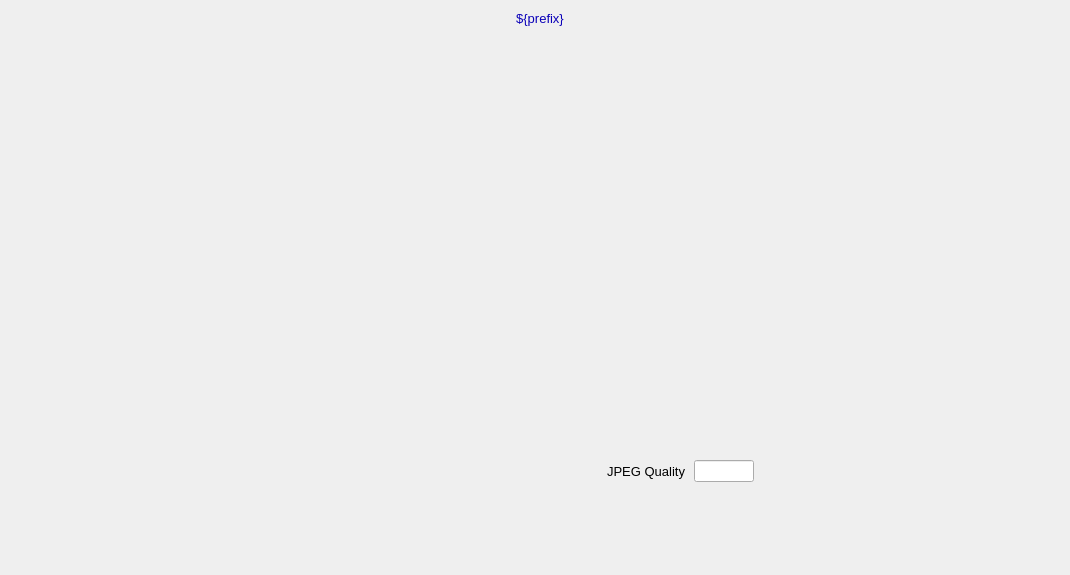
<?xml version="1.0" ?>
<ui version="4.0">
  <class>Dialog</class>
  <widget class="QWidget" name="screen">
    <property name="geometry">
      <rect>
        <x>164</x>
        <y>158</y>
        <width>1070</width>
        <height>575</height>
      </rect>
    </property>
    <property name="styleSheet">
      <string notr="true">QWidget#screen {
  color: rgb(0, 0, 0);
  background-color: rgb(187, 187, 187);
  }</string>
    </property>
    <property name="windowTitle">
      <string>NDFileJPEG</string>
    </property>
    <widget class="PyDMFrame" name="composite">
      <property name="geometry">
        <rect>
          <x>360</x>
          <y>5</y>
          <width>360</width>
          <height>26</height>
        </rect>
      </property>
      <widget class="PyDMDrawingRectangle" name="rectangle">
        <property name="geometry">
          <rect>
            <x>0</x>
            <y>0</y>
            <width>360</width>
            <height>26</height>
          </rect>
        </property>
        <property name="brush" stdset="0">
          <brush brushstyle="SolidPattern">
            <color alpha="255">
              <red>218</red>
              <green>218</green>
              <blue>218</blue>
            </color>
          </brush>
        </property>
        <property name="penStyle" stdset="0">
          <enum>Qt::SolidLine</enum>
        </property>
        <property name="penColor" stdset="0">
          <color>
            <red>218</red>
            <green>218</green>
            <blue>218</blue>
          </color>
        </property>
        <property name="penWidth" stdset="0">
          <double>0</double>
        </property>
        <property name="penCapStyle" stdset="0">
          <enum>Qt::FlatCap</enum>
        </property>
        <property name="toolTip">
          <string>rectangle</string>
        </property>
      </widget>
      <widget class="QLabel" name="text">
        <property name="geometry">
          <rect>
            <x>72</x>
            <y>1</y>
            <width>216</width>
            <height>25</height>
          </rect>
        </property>
        <property name="text">
          <string>${prefix}</string>
        </property>
        <property name="font" stdset="0">
          <font>
            <pointsize>10</pointsize>
          </font>
        </property>
        <property name="brush" stdset="0">
          <brush brushstyle="SolidPattern">
            <color alpha="255">
              <red>10</red>
              <green>0</green>
              <blue>184</blue>
            </color>
          </brush>
        </property>
        <property name="toolTip">
          <string>text</string>
        </property>
        <property name="alignment">
          <set>Qt::AlignCenter</set>
        </property>
        <property name="styleSheet">
          <string notr="true">QLabel#text {
  color: rgb(10, 0, 184);
  }</string>
        </property>
      </widget>
    </widget>
    <widget class="PyDMEmbeddedDisplay" name="composite_1">
      <property name="geometry">
        <rect>
          <x>5</x>
          <y>40</y>
          <width>380</width>
          <height>530</height>
        </rect>
      </property>
      <property name="toolTip">
        <string>composite_1</string>
      </property>
      <property name="filename" stdset="0">
        <string>PluginBase_V25.ui</string>
      </property>
    </widget>
    <widget class="PyDMFrame" name="composite_2">
      <property name="geometry">
        <rect>
          <x>565</x>
          <y>460</y>
          <width>274</width>
          <height>22</height>
        </rect>
      </property>
      <property name="rules" stdset="0">
        <string>[{&quot;name&quot;: &quot;visibility&quot;, &quot;property&quot;: &quot;Visible&quot;, &quot;channels&quot;: [{&quot;channel&quot;: &quot;${prefix}FileFormat&quot;, &quot;trigger&quot;: true}], &quot;expression&quot;: &quot;ch[0]==jpeg&quot;}]</string>
      </property>
      <widget class="QLabel" name="text_1">
        <property name="geometry">
          <rect>
            <x>0</x>
            <y>1</y>
            <width>120</width>
            <height>20</height>
          </rect>
        </property>
        <property name="text">
          <string>JPEG Quality</string>
        </property>
        <property name="font" stdset="0">
          <font>
            <pointsize>10</pointsize>
          </font>
        </property>
        <property name="brush" stdset="0">
          <brush brushstyle="SolidPattern">
            <color alpha="255">
              <red>0</red>
              <green>0</green>
              <blue>0</blue>
            </color>
          </brush>
        </property>
        <property name="toolTip">
          <string>text_1</string>
        </property>
        <property name="alignment">
          <set>Qt::AlignRight|Qt::AlignTrailing|Qt::AlignVCenter</set>
        </property>
        <property name="styleSheet">
          <string notr="true">QLabel#text_1 {
  color: rgb(0, 0, 0);
  }</string>
        </property>
      </widget>
      <widget class="PyDMLineEdit" name="text_entry">
        <property name="geometry">
          <rect>
            <x>129</x>
            <y>0</y>
            <width>60</width>
            <height>22</height>
          </rect>
        </property>
        <property name="channel" stdset="0">
          <string>ca://${prefix}JPEGQuality</string>
        </property>
        <property name="toolTip">
          <string>${prefix}JPEGQuality</string>
        </property>
        <property name="font" stdset="0">
          <font>
            <pointsize>10</pointsize>
          </font>
        </property>
        <property name="styleSheet">
          <string notr="true">PyDMLineEdit#text_entry {
  color: rgb(0, 0, 0);
  background-color: rgb(115, 223, 255);
  border: 1px solid black;
  margin: 0px;
  padding: 0px;
  spacing: 0px;
  }</string>
        </property>
      </widget>
      <widget class="PyDMLabel" name="text_update">
        <property name="geometry">
          <rect>
            <x>194</x>
            <y>2</y>
            <width>80</width>
            <height>18</height>
          </rect>
        </property>
        <property name="toolTip">
          <string>PV: ${prefix}JPEGQuality_RBV</string>
        </property>
        <property name="channel" stdset="0">
          <string>ca://${prefix}JPEGQuality_RBV</string>
        </property>
        <property name="font" stdset="0">
          <font>
            <pointsize>10</pointsize>
          </font>
        </property>
        <property name="alignment">
          <set>Qt::AlignLeading|Qt::AlignLeft|Qt::AlignVCenter</set>
        </property>
        <property name="textInteractionFlags">
          <set>Qt::TextSelectableByKeyboard|Qt::TextSelectableByMouse</set>
        </property>
        <property name="styleSheet">
          <string notr="true">PyDMLabel#text_update {
  color: rgb(10, 0, 184);
  background-color: rgb(187, 187, 187);
  }</string>
        </property>
      </widget>
    </widget>
    <widget class="PyDMEmbeddedDisplay" name="composite_3">
      <property name="geometry">
        <rect>
          <x>390</x>
          <y>40</y>
          <width>675</width>
          <height>405</height>
        </rect>
      </property>
      <property name="toolTip">
        <string>composite_3</string>
      </property>
      <property name="filename" stdset="0">
        <string>FileBase_V25.ui</string>
      </property>
    </widget>
  </widget>
  <customwidgets>
    <customwidget>
      <class>PyDMFrame</class>
      <extends>QFrame</extends>
      <header>pydm.widgets.frame</header>
    </customwidget>
    <customwidget>
      <class>PyDMDrawingRectangle</class>
      <extends>QWidget</extends>
      <header>pydm.widgets.drawing</header>
    </customwidget>
    <customwidget>
      <class>PyDMLabel</class>
      <extends>QLabel</extends>
      <header>pydm.widgets.label</header>
    </customwidget>
    <customwidget>
      <class>PyDMEmbeddedDisplay</class>
      <extends>QFrame</extends>
      <header>pydm.widgets.embedded_display</header>
    </customwidget>
    <customwidget>
      <class>PyDMLineEdit</class>
      <extends>QLineEdit</extends>
      <header>pydm.widgets.line_edit</header>
    </customwidget>
  </customwidgets>
</ui>
